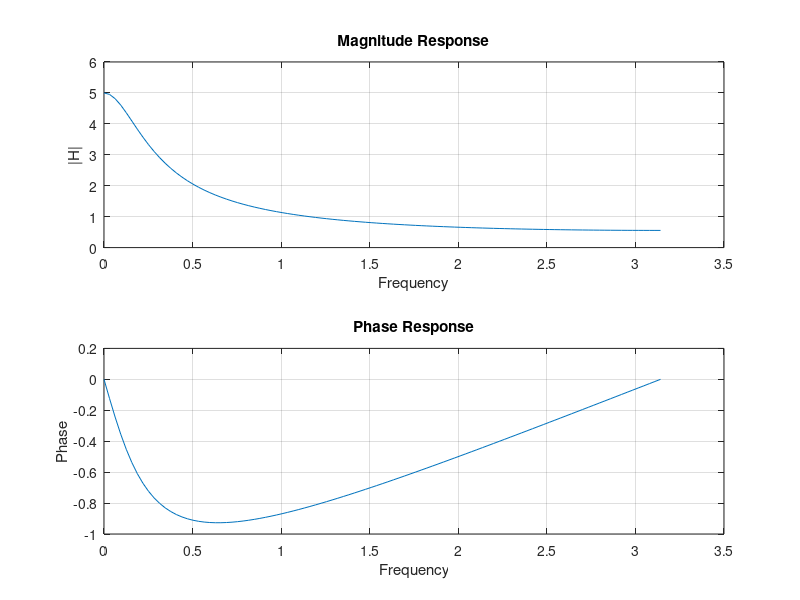
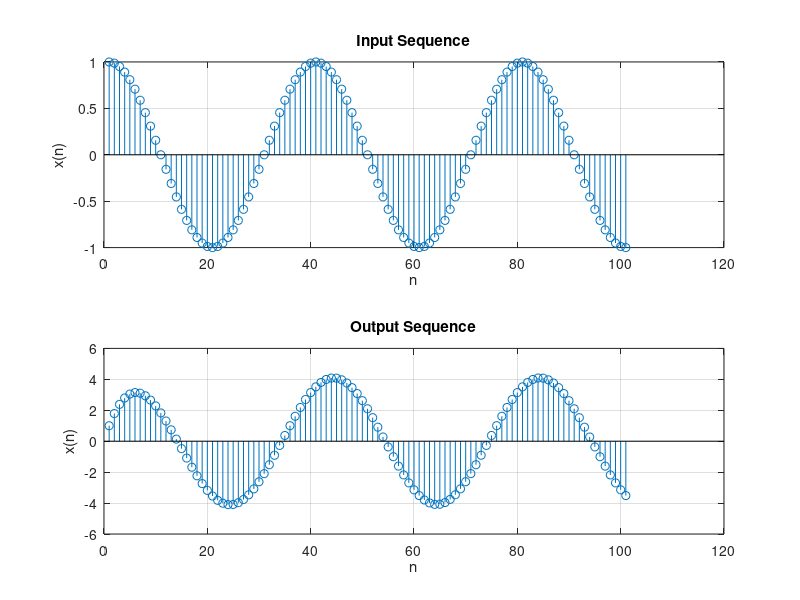

Source code (MATLAB) for these figures, in order:
%part a
figure(1);
w=(0:1:100)*(pi/100)
H=exp(1i.*w)./(exp(1i.*w)-0.8)
subplot(2,1,1)
plot(w,abs(H))
grid on
xlabel('Frequency')
ylabel('|H|')
title('Magnitude Response') 
subplot(2,1,2)
plot(w,angle(H))
grid on
xlabel('Frequency')
ylabel('Phase')
title('Phase Response')

%part b
figure(2);
n=0:1:100
w=0.05*pi
%H=exp(i*w)/(exp(i*w)-0.8)
a=[1 -0.8]
b=1
x=1*cos(w.*n)
[y]=filter(b,a,x)
subplot(2,1,1)
stem(x)
grid on
xlabel('n')
ylabel('x(n)')
title('Input Sequence')
 %y=4.09*cos(0.05*pi*(n-3.42))
subplot(2,1,2)
stem(y)
grid on
xlabel('n')
ylabel('x(n)')
title('Output Sequence')
